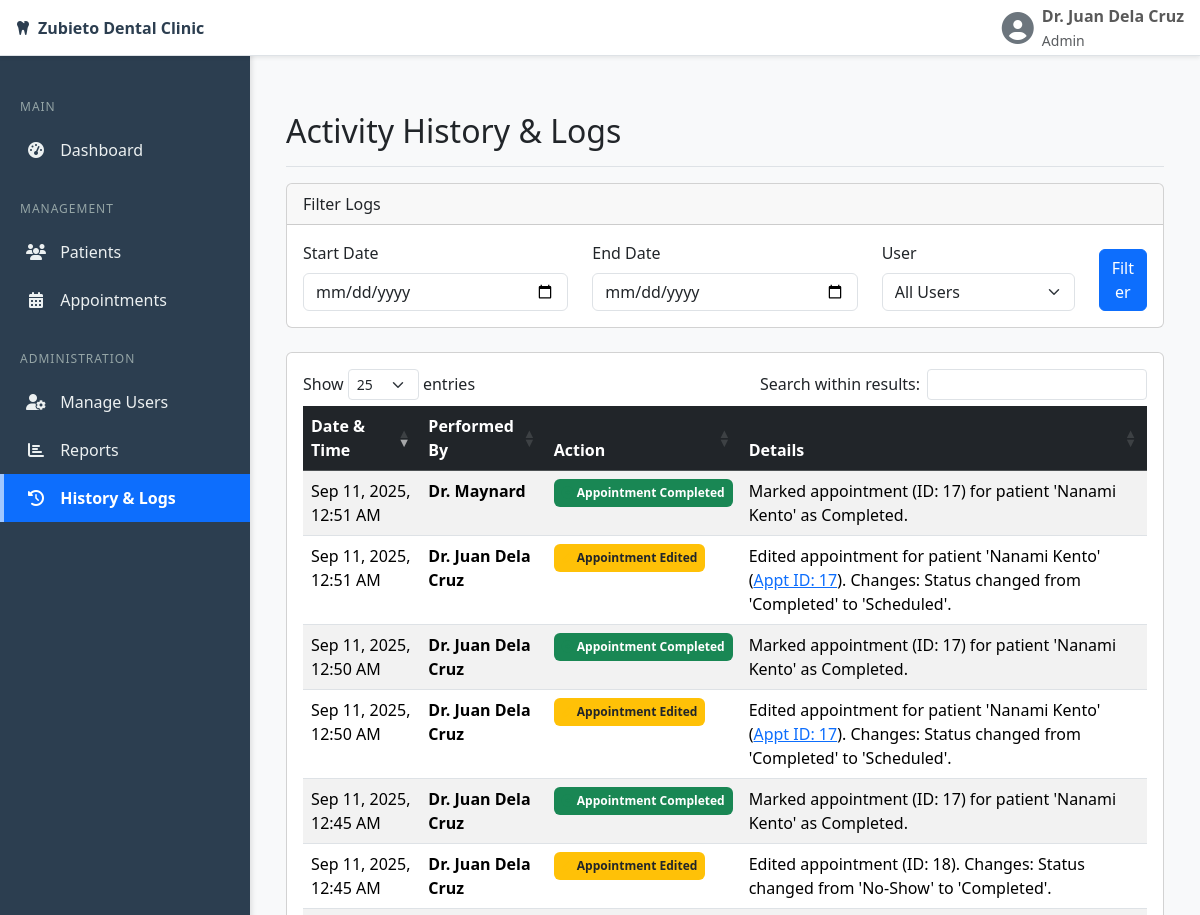
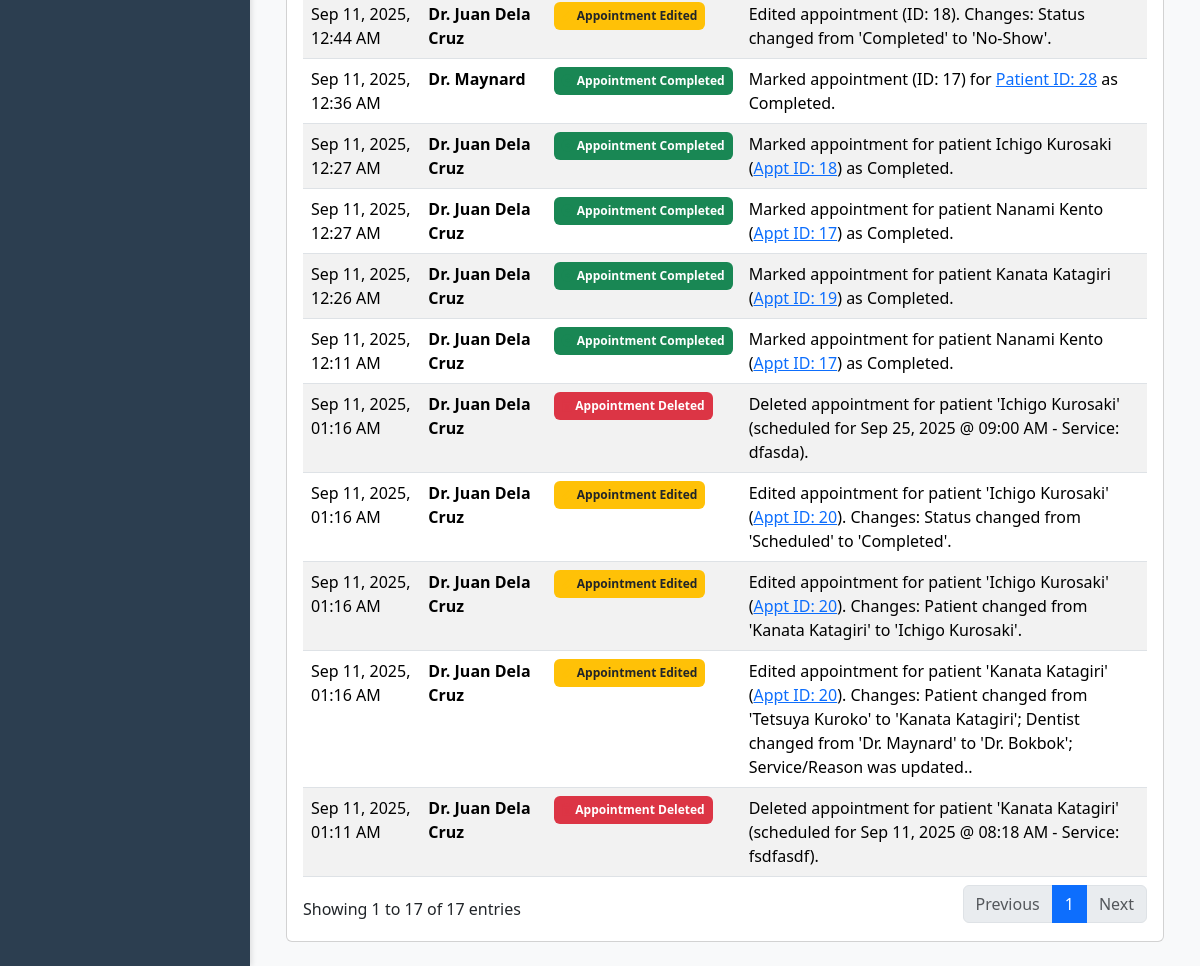
Screenshot of /admin/logs.php (signed in) with the database file from the repository (2 pictures, top to bottom).
### tables this page shows
CREATE TABLE `activity_logs` (
  `log_id` int(11) NOT NULL,
  `user_id` int(11) NOT NULL,
  `action_type` varchar(100) NOT NULL,
  `details` text NOT NULL,
  `log_timestamp` timestamp NOT NULL DEFAULT current_timestamp()
);

CREATE TABLE `users` (
  `user_id` int(11) NOT NULL,
  `username` varchar(100) NOT NULL,
  `password` varchar(255) NOT NULL COMMENT 'Must be stored as a hash',
  `full_name` varchar(255) NOT NULL,
  `role` enum('Admin','Dentist','Assistant') NOT NULL,
  `branch` enum('Lucban','Sta. Rosa') NOT NULL,
  `is_active` tinyint(1) NOT NULL DEFAULT 1,
  `created_at` timestamp NOT NULL DEFAULT current_timestamp()
);

### admin/logs.php (the view, shortened to what this page needs)
<?php
require 'includes/header.php';
require '../includes/db_connect.php';
$start_date = $_GET['start_date'] ?? ''; $end_date = $_GET['end_date'] ?? '';
$sql = "SELECT al.log_id, al.action_type, al.details, al.log_timestamp, u.full_name
        FROM activity_logs al LEFT JOIN users u ON al.user_id = u.user_id";
$sql .= " ORDER BY al.log_timestamp DESC";
$stmt = $conn->prepare($sql);
$stmt->execute();
$logs_result = $stmt->get_result();
?>
<div class="d-flex justify-content-between flex-wrap flex-md-nowrap align-items-center pb-2 mb-3 border-bottom">
    <h1 class="h2">Activity History & Logs</h1>
</div>
<div class="card mb-4">
    <div class="card-header">Filter Logs</div>
    <div class="card-body">
        <form method="GET" action="logs.php">
            <div class="row align-items-end">
                <div class="col-md-4"><label for="start_date" class="form-label">Start Date</label><input type="date" class="form-control" id="start_date" name="start_date" value="<?php echo htmlspecialchars($start_date); ?>"></div>
                <div class="col-md-4"><label for="end_date" class="form-label">End Date</label><input type="date" class="form-control" id="end_date" name="end_date" value="<?php echo htmlspecialchars($end_date); ?>"></div>
                <div class="col-md-3"><label for="user_id" class="form-label">User</label><select class="form-select" name="user_id" id="user_id"><option value="0">All Users</option></select></div>
                <div class="col-md-1"><button type="submit" class="btn btn-primary w-100">Filter</button></div>
            </div>
        </form>
    </div>
</div>
<div class="card">
    <div class="card-body">
        <table id="logsTable" class="table table-striped table-hover" style="width:100%">
            <thead class="table-dark">
                <tr>
                    <th style="width: 15%;">Date & Time</th>
                    <th style="width: 15%;">Performed By</th>
                    <th style="width: 15%;">Action</th>
                    <th style="width: 55%;">Details</th>
                </tr>
            </thead>
            <tbody>
                <?php if ($logs_result && $logs_result->num_rows > 0): ?>
                    <?php while($log = $logs_result->fetch_assoc()): ?>
                        <?php
                        $action = htmlspecialchars($log['action_type']);
                        $details = htmlspecialchars($log['details']);
                        $icon_html = '<i class="fas fa-info-circle text-secondary"></i>';
                        $badge_class = 'bg-light text-dark';
                        switch ($action) {
                            case 'Patient Created':
                            case 'Appointment Completed':
                                $icon_html = '<i class="fas fa-plus-circle text-success"></i>';
                                $badge_class = 'bg-success';
                                break;
                            case 'Appointment Edited':
                                $icon_html = '<i class="fas fa-pencil-alt text-warning"></i>';
                                $badge_class = 'bg-warning text-dark';
                                break;
                            case 'Patient Deleted':
                            case 'Appointment Deleted':
                                $icon_html = '<i class="fas fa-trash-alt text-danger"></i>';
                                $badge_class = 'bg-danger';
                                break;
                        }
                        $details_html = $details;
                        if (preg_match('/Patient ID: (\d+)/', $details, $matches)) {
                            $patient_id = $matches[1];
                            $details_html = preg_replace('/(Patient ID: \d+)/', '<a href="patient_view.php?id='.$patient_id.'">$1</a>', $details);
                        }
                        if (preg_match('/Appt ID: (\d+)/', $details, $matches)) {
                             $details_html = preg_replace('/(Appt ID: \d+)/', '<a href="appointments.php">$1</a>', $details);
                        }
                        ?>
                        <tr>
                            <td><?php echo date('M d, Y, h:i A', strtotime($log['log_timestamp'])); ?></td>
                            <td><strong><?php echo htmlspecialchars($log['full_name'] ?? 'System/Unknown'); ?></strong></td>
                            <td><span class="badge <?php echo $badge_class; ?> p-2"><?php echo $icon_html . ' ' . $action; ?></span></td>
                            <td><?php echo $details_html; ?></td>
                        </tr>
                    <?php endwhile; ?>
                <?php endif; ?>
            </tbody>
        </table>
    </div>
</div>
<?php
require 'includes/footer.php';
?>

### admin/includes/header.php (shortened to what this page needs)
<?php
$current_page = basename($_SERVER['PHP_SELF']);
?>
<!DOCTYPE html>
<html lang="en">
<head>
    <link href="https://cdn.jsdelivr.net/npm/bootstrap@5.3.3/dist/css/bootstrap.min.css" rel="stylesheet">
    <link rel="stylesheet" href="https://cdnjs.cloudflare.com/ajax/libs/font-awesome/6.5.1/css/all.min.css">
    <link rel="stylesheet" href="https://cdn.datatables.net/1.13.6/css/dataTables.bootstrap5.min.css">
</head>
<body>
<header class="navbar sticky-top flex-md-nowrap p-0 shadow-sm main-header">
    <a class="navbar-brand col-md-3 col-lg-2 me-0 px-3 fs-6" href="<?php
        if ($_SESSION['role'] == 'Admin') echo 'dashboard.php';
        elseif ($_SESSION['role'] == 'Dentist') echo 'dentist_dashboard.php';
        else echo 'patients.php';
    ?>">
        <i class="fas fa-tooth me-2"></i>Zubieto Dental Clinic
    </a>
    <div class="navbar-nav ms-auto">
        <div class="nav-item dropdown user-dropdown me-3">
            <a class="nav-link dropdown-toggle d-flex align-items-center" href="#" id="navbarDropdownMenuLink" role="button" data-bs-toggle="dropdown" aria-expanded="false">
                <i class="fas fa-user-circle fa-2x me-2 text-secondary"></i>
                <div>
                    <span class="fw-bold d-block"><?php echo htmlspecialchars($_SESSION['full_name']); ?></span>
                    <small class="text-muted"><?php echo htmlspecialchars($_SESSION['role']); ?></small>
                </div>
            </a>
        </div>
    </div>
</header>
<div class="container-fluid">
    <nav id="sidebarMenu" class="d-md-block sidebar-custom collapse">
         <div class="sidebar-sticky pt-3">
            <ul class="nav flex-column">
                <li class="nav-heading">Main</li>
                <?php
                if ($_SESSION['role'] == 'Admin') {
                    echo '<li class="nav-item"><a class="nav-link ' . ($current_page == 'dashboard.php' ? 'active' : '') . '" href="dashboard.php"><i class="fas fa-tachometer-alt fa-fw me-2"></i> Dashboard</a></li>';
                } elseif ($_SESSION['role'] == 'Dentist') {
                    echo '<li class="nav-item"><a class="nav-link ' . ($current_page == 'dentist_dashboard.php' ? 'active' : '') . '" href="dentist_dashboard.php"><i class="fas fa-user-md fa-fw me-2"></i> My Dashboard</a></li>';
                }
                ?>
                <li class="nav-heading">Management</li>
                <li class="nav-item"><a class="nav-link <?php echo (strpos($current_page, 'patient') !== false) ? 'active' : ''; ?>" href="patients.php"><i class="fas fa-users fa-fw me-2"></i> Patients</a></li>
                <li class="nav-item"><a class="nav-link <?php echo ($current_page == 'appointments.php') ? 'active' : ''; ?>" href="appointments.php"><i class="fas fa-calendar-alt fa-fw me-2"></i> Appointments</a></li>
                <?php if ($_SESSION['role'] == 'Admin'): ?>
                    <li class="nav-heading">Administration</li>
                    <li class="nav-item"><a class="nav-link <?php echo (strpos($current_page, 'user') !== false) ? 'active' : ''; ?>" href="users.php"><i class="fas fa-user-cog fa-fw me-2"></i> Manage Users</a></li>
                    <li class="nav-item"><a class="nav-link <?php echo ($current_page == 'reports.php') ? 'active' : ''; ?>" href="reports.php"><i class="fas fa-chart-bar fa-fw me-2"></i> Reports</a></li>
                    <li class="nav-item"><a class="nav-link <?php echo ($current_page == 'logs.php') ? 'active' : ''; ?>" href="logs.php"><i class="fas fa-history fa-fw me-2"></i> History & Logs</a></li>
                <?php endif; ?>
            </ul>
        </div>
    </nav>
    <main>

### admin/includes/footer.php (shortened to what this page needs)
        </main>
    </div>
</body>
</html>

### admin/includes/header.php (style rules this page uses)
:root { --sidebar-width: 250px; --sidebar-bg-color: #2c3e50; --sidebar-link-color: #ecf0f1; --sidebar-hover-bg: #34495e; --sidebar-active-bg: #0d6efd; }
body { background-color: #f8f9fa; font-family: 'Segoe UI', 'Roboto', 'Helvetica Neue', Arial, sans-serif; }
.main-header { background-color: #ffffff; border-bottom: 1px solid #dee2e6; height: 56px; }
.navbar-brand { color: #2c3e50 !important; font-weight: 600; width: var(--sidebar-width); }
.sidebar-custom { width: var(--sidebar-width); position: fixed; top: 0; bottom: 0; left: 0; padding-top: 56px; background-color: var(--sidebar-bg-color); box-shadow: 2px 0 5px rgba(0,0,0,0.1); z-index: 100; }
.sidebar-sticky { height: calc(100vh - 56px); overflow-y: auto; }
.sidebar-custom .nav-link { color: var(--sidebar-link-color); padding: 12px 20px; font-weight: 500; transition: background-color 0.2s, color 0.2s; border-left: 4px solid transparent; }
.sidebar-custom .nav-link .fa-fw { width: 1.5em; }
.sidebar-custom .nav-link.active { background-color: var(--sidebar-active-bg); color: #fff; font-weight: 700; border-left-color: #a0c7ff; }
.nav-heading { font-size: 0.75rem; padding: 10px 20px; color: #95a5a6; text-transform: uppercase; letter-spacing: 1px; margin-top: 1rem; }
main { margin-top: 56px; margin-left: var(--sidebar-width); padding: 0 1.5rem 1.5rem 1.5rem; }
.user-dropdown .dropdown-toggle::after { display: none; }

### rows the page displays
activity_logs: log_timestamp "Sep 11, 2025, 01:16 AM", user.full_name "Dr. Juan Dela Cruz", action_type "Appointment Deleted", details "Deleted appointment for patient 'Ichigo Kurosaki' (scheduled for Sep 25, 2025 @ 09:00 AM - Service: dfasda)."
activity_logs: log_timestamp "Sep 11, 2025, 01:16 AM", user.full_name "Dr. Juan Dela Cruz", action_type "Appointment Edited", details "Edited appointment for patient 'Ichigo Kurosaki' ( Appt ID: 20 ). Changes: Status changed from 'Scheduled' to 'Completed'."
activity_logs: log_timestamp "Sep 11, 2025, 01:16 AM", user.full_name "Dr. Juan Dela Cruz", action_type "Appointment Edited", details "Edited appointment for patient 'Ichigo Kurosaki' ( Appt ID: 20 ). Changes: Patient changed from 'Kanata Katagiri' to 'Ichigo Kurosaki'."
activity_logs: log_timestamp "Sep 11, 2025, 01:16 AM", user.full_name "Dr. Juan Dela Cruz", action_type "Appointment Edited", details "Edited appointment for patient 'Kanata Katagiri' ( Appt ID: 20 ). Changes: Patient changed from 'Tetsuya Kuroko' to 'Kanata Katagiri'; Dentist changed from 'Dr. Maynard' to 'Dr. Bokbok'; Service/Reason was updated.."
activity_logs: log_timestamp "Sep 11, 2025, 01:11 AM", user.full_name "Dr. Juan Dela Cruz", action_type "Appointment Deleted", details "Deleted appointment for patient 'Kanata Katagiri' (scheduled for Sep 11, 2025 @ 08:18 AM - Service: fsdfasdf)."
activity_logs: log_timestamp "Sep 11, 2025, 12:51 AM", user.full_name "Dr. Maynard", action_type "Appointment Completed", details "Marked appointment (ID: 17) for patient 'Nanami Kento' as Completed."
activity_logs: log_timestamp "Sep 11, 2025, 12:51 AM", user.full_name "Dr. Juan Dela Cruz", action_type "Appointment Edited", details "Edited appointment for patient 'Nanami Kento' ( Appt ID: 17 ). Changes: Status changed from 'Completed' to 'Scheduled'."
activity_logs: log_timestamp "Sep 11, 2025, 12:50 AM", user.full_name "Dr. Juan Dela Cruz", action_type "Appointment Completed", details "Marked appointment (ID: 17) for patient 'Nanami Kento' as Completed."
activity_logs: log_timestamp "Sep 11, 2025, 12:50 AM", user.full_name "Dr. Juan Dela Cruz", action_type "Appointment Edited", details "Edited appointment for patient 'Nanami Kento' ( Appt ID: 17 ). Changes: Status changed from 'Completed' to 'Scheduled'."
activity_logs: log_timestamp "Sep 11, 2025, 12:45 AM", user.full_name "Dr. Juan Dela Cruz", action_type "Appointment Completed", details "Marked appointment (ID: 17) for patient 'Nanami Kento' as Completed."
activity_logs: log_timestamp "Sep 11, 2025, 12:45 AM", user.full_name "Dr. Juan Dela Cruz", action_type "Appointment Edited", details "Edited appointment (ID: 18). Changes: Status changed from 'No-Show' to 'Completed'."
activity_logs: log_timestamp "Sep 11, 2025, 12:44 AM", user.full_name "Dr. Juan Dela Cruz", action_type "Appointment Edited", details "Edited appointment (ID: 18). Changes: Status changed from 'Completed' to 'No-Show'."
activity_logs: log_timestamp "Sep 11, 2025, 12:36 AM", user.full_name "Dr. Maynard", action_type "Appointment Completed", details "Marked appointment (ID: 17) for Patient ID: 28 as Completed."
activity_logs: log_timestamp "Sep 11, 2025, 12:27 AM", user.full_name "Dr. Juan Dela Cruz", action_type "Appointment Completed", details "Marked appointment for patient Ichigo Kurosaki ( Appt ID: 18 ) as Completed."
activity_logs: log_timestamp "Sep 11, 2025, 12:27 AM", user.full_name "Dr. Juan Dela Cruz", action_type "Appointment Completed", details "Marked appointment for patient Nanami Kento ( Appt ID: 17 ) as Completed."
activity_logs: log_timestamp "Sep 11, 2025, 12:26 AM", user.full_name "Dr. Juan Dela Cruz", action_type "Appointment Completed", details "Marked appointment for patient Kanata Katagiri ( Appt ID: 19 ) as Completed."
activity_logs: log_timestamp "Sep 11, 2025, 12:11 AM", user.full_name "Dr. Juan Dela Cruz", action_type "Appointment Completed", details "Marked appointment for patient Nanami Kento ( Appt ID: 17 ) as Completed."

### other values shown
$_SESSION['full_name'] "Dr. Juan Dela Cruz"
$_SESSION['role'] "Admin"
